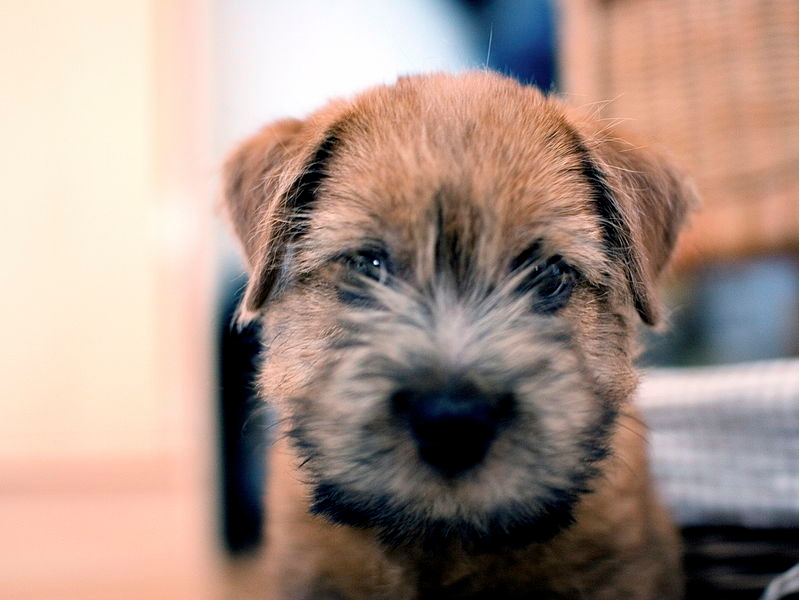
#> input picture Images/black.jpg, 800 x 600 px
$ python envTestify.py   (Python 2 division)
#> lines starting #> are read from the running program, lines starting #| are printed output that depends on the picture
import numpy as np
import cv2
import sys

print "The Python version is %s.%s.%s" % sys.version_info[:3]

img = cv2.imread('./Images/black.jpg', 0)
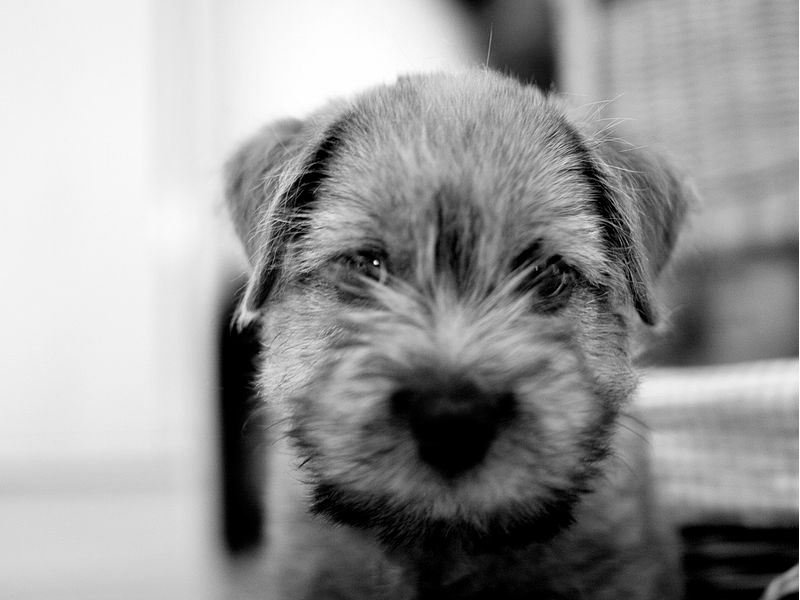
#> img: shape (600, 800); min 0, max 255, mean 151.2
rows, cols = img.shape[:2]
#> rows = 600; cols = 800
#print rows, cols
if (rows == 600 and cols == 800):
	print "Successful Environment Setup!"
